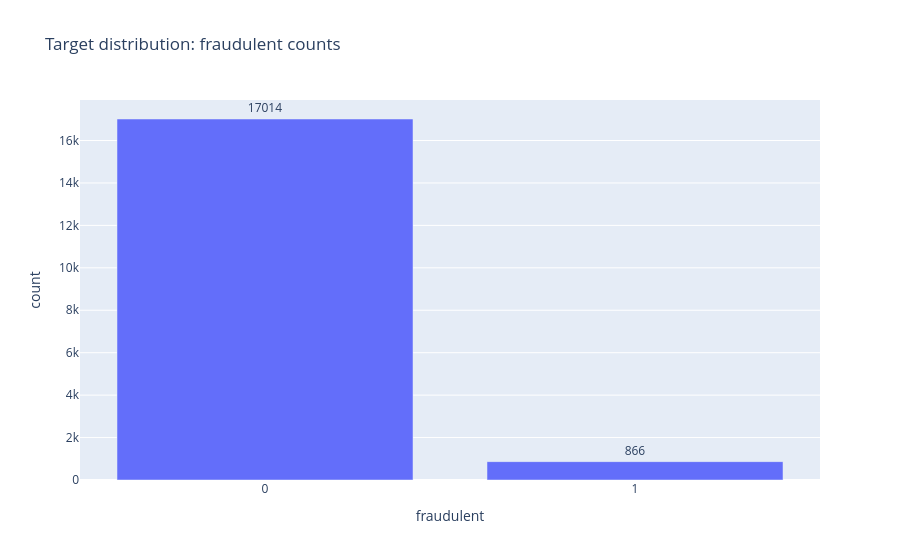
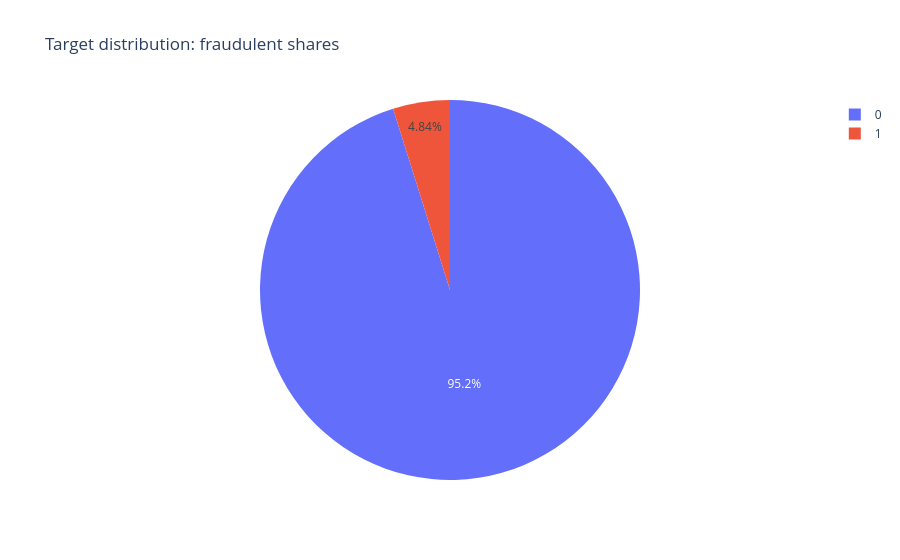

Notebook cell for these charts, in order:
### Markdown cell above
## Target distribution

We inspect the prevalence of fraud in the cleaned data, print absolute counts and shares, and register two target-distribution charts for QC and downstream business interpretation.

### Code cell
target_counts = DF[target_col].value_counts(dropna=False).sort_index()
target_share = DF[target_col].value_counts(normalize=True, dropna=False).sort_index() * 100
minority_share = target_share.min() if len(target_share) > 0 else np.nan
imbalance_ratio = (target_counts.max() / target_counts.min()) if len(target_counts) > 1 and target_counts.min() != 0 else np.nan

print('Target counts:')
print(target_counts)
print('\nTarget shares (%):')
print(target_share.round(4))
print('\nMinority class share (%):', round(float(minority_share), 4) if pd.notna(minority_share) else minority_share)
print('Imbalance ratio (majority/minority):', round(float(imbalance_ratio), 4) if pd.notna(imbalance_ratio) else imbalance_ratio)

fig = px.bar(
    x=target_counts.index.astype(str),
    y=target_counts.values,
    text=target_counts.values,
    title='Target distribution: fraudulent counts',
    labels={'x': 'fraudulent', 'y': 'count'}
)
fig.update_traces(textposition='outside')
FIGS.append(fig)
fig.show()

fig = px.pie(
    values=target_counts.values,
    names=target_counts.index.astype(str),
    title='Target distribution: fraudulent shares'
)
FIGS.append(fig)
fig.show()

print('Registered figures so far:', len(FIGS))
print('Figure titles so far:', [f.layout.title.text for f in FIGS])

### Figure 1 — Plotly figure (JSON) as saved in the notebook; plotly's stock layout.template omitted (floating-point values rounded to 4 significant figures)
{"data": [{"hovertemplate": "fraudulent=%{x}<br>count=%{y}<br>text=%{text}<extra></extra>", "legendgroup": "", "marker": {"color": "#636efa", "pattern": {"shape": ""}}, "name": "", "orientation": "v", "showlegend": false, "text": [17010.0, 866.0], "textposition": "outside", "type": "bar", "x": ["0", "1"], "xaxis": "x", "y": [17014, 866], "yaxis": "y"}], "layout": {"barmode": "relative", "legend": {"tracegroupgap": 0}, "title": {"text": "Target distribution: fraudulent counts"}, "xaxis": {"anchor": "y", "domain": [0.0, 1.0], "title": {"text": "fraudulent"}}, "yaxis": {"anchor": "x", "domain": [0.0, 1.0], "title": {"text": "count"}}}}

### Figure 2 — Plotly figure (JSON) as saved in the notebook; plotly's stock layout.template omitted (floating-point values rounded to 4 significant figures)
{"data": [{"domain": {"x": [0.0, 1.0], "y": [0.0, 1.0]}, "hovertemplate": "label=%{label}<br>value=%{value}<extra></extra>", "labels": ["0", "1"], "legendgroup": "", "name": "", "showlegend": true, "type": "pie", "values": [17014, 866]}], "layout": {"legend": {"tracegroupgap": 0}, "title": {"text": "Target distribution: fraudulent shares"}}}
